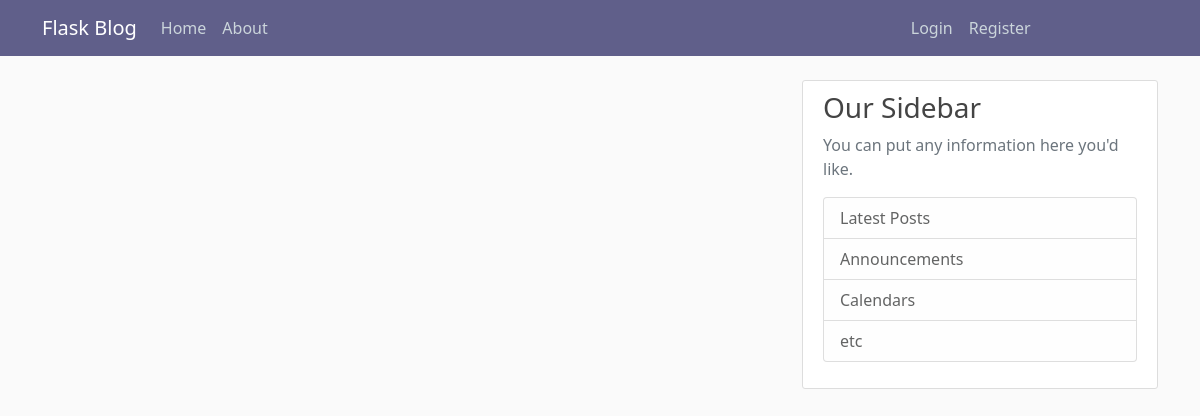
The app's page /home, older data.
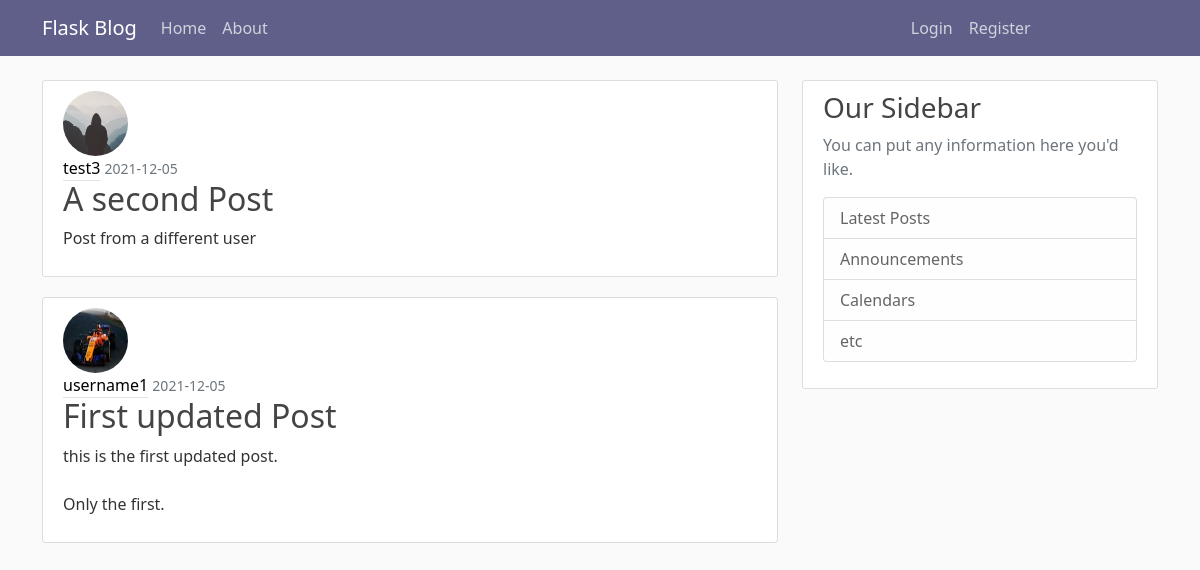
The same page, newer data.
### flask_blog/models.py (models this page shows, shortened)
class Post(db.Model):
    id = db.Column(db.Integer, primary_key=True)
    title = db.Column(db.String(100), nullable=False)
    date_posted = db.Column(db.DateTime, nullable=False, default=datetime.utcnow)
    content = db.Column(db.Text, nullable=False)
    user_id = db.Column(db.Integer, db.ForeignKey('user.id'), nullable=False)

class User(db.Model, UserMixin):
    id = db.Column(db.Integer, primary_key=True)
    username = db.Column(db.String(20), unique=True, nullable=False)
    email = db.Column(db.String(120), unique=True, nullable=False)
    image_file = db.Column(db.String(20), nullable=False, default='default.jpg')
    password = db.Column(db.String(20), nullable=False)
    posts = db.relationship('Post', backref='author', lazy=True)

### flask_blog/routes.py (the view)
@app.route("/")# Different pages that are required
@app.route("/home")
def home():
    page = request.args.get('page', 1, type=int)
    posts = Post.query.order_by(Post.date_posted.desc()).paginate(page=page, per_page=2)
    return render_template('home.html', posts=posts)

### flask_blog/templates/home.html
{% extends "layout.html" %}
{% block content %}
    {% for post in posts %}
    <article class="media content-section">
      <img class="rounded-circle article-img" src="{{ url_for('static', filename='profile_pics/' + post.author.image_file) }}">
        <div class="media-body">
          <div class="article-metadata">
            <a class="mr-2" href="#">{{ post.author.username }}</a>
            <small class="text-muted">{{ post.date_posted.strftime('%Y-%m-%d') }}</small>
          </div>
          <h2><a class="article-title" href="{{ url_for('post', post_id=post.id) }}">{{ post.title }}</a></h2>
          <p class="article-content">{{ post.content }}</p>
        </div>
      </article>
    {% endfor %}
{% endblock content %}

### flask_blog/templates/layout.html (shortened to what this page needs)
<!DOCTYPE html>
<html lang="en">
<head>
    <link href="https://cdn.jsdelivr.net/npm/bootstrap@5.1.3/dist/css/bootstrap.min.css" rel="stylesheet">
    <link rel="stylesheet" type='text/css' href="{{ url_for('static', filename='main.css') }}">
</head>
<body>
    <header class="site-header">
        <nav class="navbar navbar-expand-md navbar-dark bg-steel fixed-top">
          <div class="container">
            <a class="navbar-brand mr-4" href="/">Flask Blog</a>
            <div class="collapse navbar-collapse" id="navbarToggle">
              <div class="navbar-nav mr-auto">
                <a class="nav-item nav-link" href="{{ url_for('home') }}">Home</a>
                <a class="nav-item nav-link" href="{{ url_for('about') }}">About</a>
              </div>
              <div class="navbar-nav">
                {% if current_user.is_authenticated %}
                  <a class="nav-item nav-link" href="{{ url_for('new_post') }}">New Post</a>
                  <a class="nav-item nav-link" href="{{ url_for('account') }}">Account</a>
                  <a class="nav-item nav-link" href="{{ url_for('logout') }}">Logout</a>
                {% else %}
                <a class="nav-item nav-link" href="{{ url_for('login') }}">Login</a>
                <a class="nav-item nav-link" href="{{ url_for('register') }}">Register</a>
              {% endif %}
              </div>
            </div>
          </div>
        </nav>
    </header>
    <main role="main" class="container">
        <div class="row">
          <div class="col-md-8">
            {% block content %}{% endblock %}
          </div>
          <div class="col-md-4">
            <div class="content-section">
              <h3>Our Sidebar</h3>
              <p class='text-muted'>You can put any information here you'd like.
                <ul class="list-group">
                  <li class="list-group-item list-group-item-light">Latest Posts</li>
                  <li class="list-group-item list-group-item-light">Announcements</li>
                  <li class="list-group-item list-group-item-light">Calendars</li>
                  <li class="list-group-item list-group-item-light">etc</li>
                </ul>
              </p>
            </div>
          </div>
        </div>
      </main>
</body>
</html>

### flask_blog/static/main.css (style rules this page uses)
body { background: #fafafa; color: #333333; margin-top: 5rem; }
h1, h2, h3, h4, h5, h6 { color: #444444; }
.bg-steel { background-color: #605f8a; }
.site-header .navbar-nav .nav-link { color: #cbd5db; }
.content-section { background: #ffffff; padding: 10px 20px; border: 1px solid #dddddd; border-radius: 3px; margin-bottom: 20px; text-decoration: none; }
.article-title { color: #444444; text-decoration: none; }
.article-content { white-space: pre-line; }
.article-img { height: 65px; width: 65px; margin-right: 16px; }
.article-metadata .mr-2 { padding-bottom: 1px; margin-bottom: 4px; border-bottom: 1px solid #e3e3e3; text-decoration: none; color: black; }
.navbar-nav { float: right; width: 750px; }

Row changes from the older to the newer data that the page shows:
added Post: image_file (placeholder picture), author.username "test3", date_posted "2021-12-05", title "A second Post", content "Post from a different user"
added Post: image_file (picture), author.username "username1", date_posted "2021-12-05", title "First updated Post", content "this is the first updated post. Only the first."
